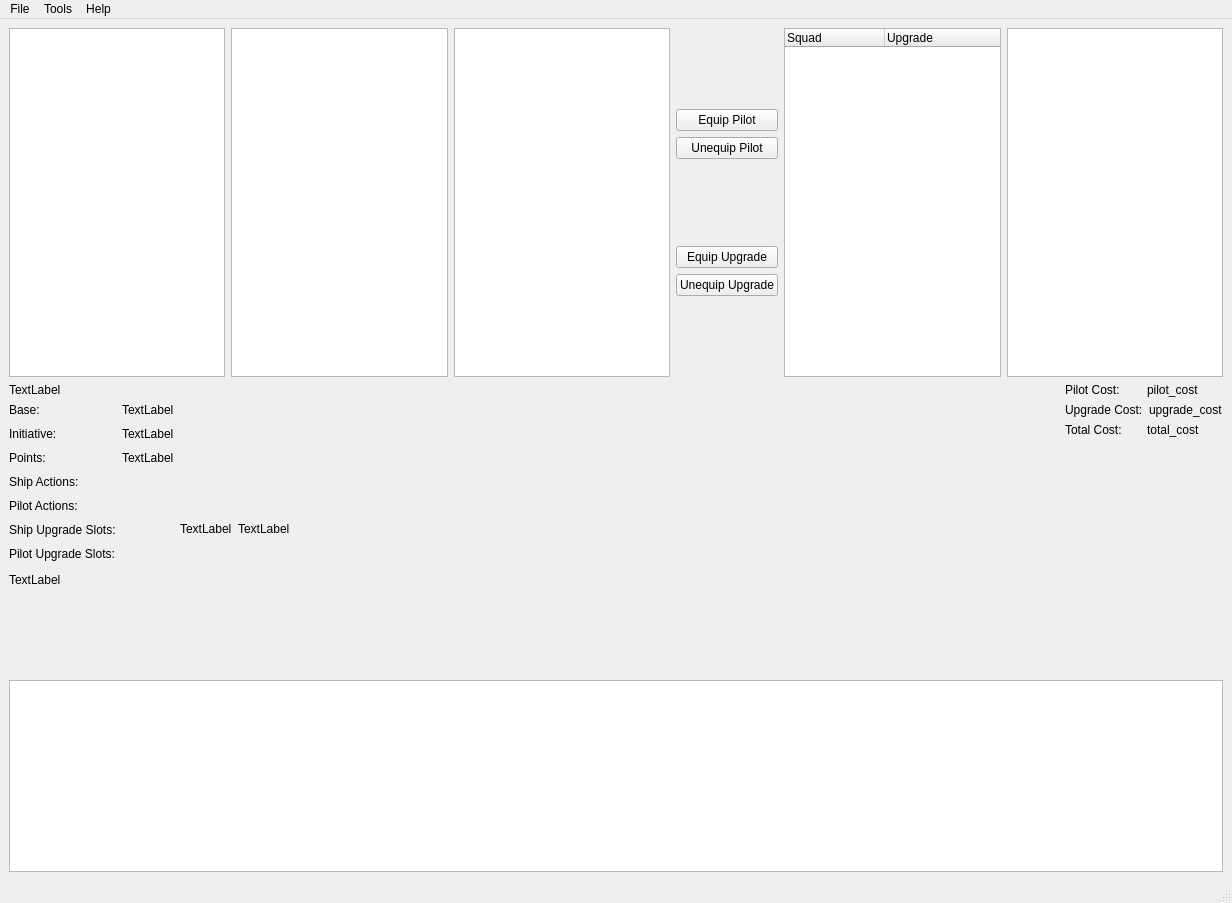
<?xml version="1.0" encoding="UTF-8"?>
<ui version="4.0">
 <class>MainWindow</class>
 <widget class="QMainWindow" name="MainWindow">
  <property name="geometry">
   <rect>
    <x>0</x>
    <y>0</y>
    <width>1232</width>
    <height>903</height>
   </rect>
  </property>
  <property name="windowTitle">
   <string>Template</string>
  </property>
  <property name="windowIcon">
   <iconset resource="resources.qrc">
    <normaloff>:/images/icon.png</normaloff>:/images/icon.png</iconset>
  </property>
  <widget class="QWidget" name="centralwidget">
   <layout class="QGridLayout" name="gridLayout" rowstretch="6,5,0">
    <item row="0" column="0">
     <layout class="QHBoxLayout" name="data_view_layout" stretch="0,0,0,0,0,0">
      <item>
       <widget class="QListWidget" name="faction_list_widget">
        <property name="toolTip">
         <string>Faction list</string>
        </property>
       </widget>
      </item>
      <item>
       <widget class="QListWidget" name="ship_list_widget">
        <property name="toolTip">
         <string>Ship List</string>
        </property>
       </widget>
      </item>
      <item>
       <widget class="QListWidget" name="pilot_list_widget">
        <property name="toolTip">
         <string>Pilot List
(Initiative) Pilot Name (Cost)</string>
        </property>
        <property name="dragEnabled">
         <bool>false</bool>
        </property>
        <property name="dragDropMode">
         <enum>QAbstractItemView::NoDragDrop</enum>
        </property>
        <property name="alternatingRowColors">
         <bool>false</bool>
        </property>
        <property name="selectionBehavior">
         <enum>QAbstractItemView::SelectItems</enum>
        </property>
        <property name="modelColumn">
         <number>0</number>
        </property>
       </widget>
      </item>
      <item>
       <layout class="QVBoxLayout" name="verticalLayout">
        <item>
         <spacer name="verticalSpacer">
          <property name="orientation">
           <enum>Qt::Vertical</enum>
          </property>
          <property name="sizeHint" stdset="0">
           <size>
            <width>20</width>
            <height>40</height>
           </size>
          </property>
         </spacer>
        </item>
        <item>
         <widget class="QPushButton" name="equip_pilot_push_button">
          <property name="text">
           <string>Equip Pilot</string>
          </property>
         </widget>
        </item>
        <item>
         <widget class="QPushButton" name="unequip_pilot_push_button">
          <property name="text">
           <string>Unequip Pilot</string>
          </property>
         </widget>
        </item>
        <item>
         <spacer name="verticalSpacer_2">
          <property name="orientation">
           <enum>Qt::Vertical</enum>
          </property>
          <property name="sizeHint" stdset="0">
           <size>
            <width>20</width>
            <height>40</height>
           </size>
          </property>
         </spacer>
        </item>
        <item>
         <widget class="QPushButton" name="equip_upgrade_push_button">
          <property name="text">
           <string>Equip Upgrade</string>
          </property>
         </widget>
        </item>
        <item>
         <widget class="QPushButton" name="unequip_upgrade_push_button">
          <property name="text">
           <string>Unequip Upgrade</string>
          </property>
         </widget>
        </item>
        <item>
         <spacer name="verticalSpacer_5">
          <property name="orientation">
           <enum>Qt::Vertical</enum>
          </property>
          <property name="sizeHint" stdset="0">
           <size>
            <width>20</width>
            <height>40</height>
           </size>
          </property>
         </spacer>
        </item>
       </layout>
      </item>
      <item>
       <widget class="QTreeWidget" name="squad_tree_widget">
        <column>
         <property name="text">
          <string>Squad</string>
         </property>
        </column>
        <column>
         <property name="text">
          <string>Upgrade</string>
         </property>
        </column>
       </widget>
      </item>
      <item>
       <widget class="QListWidget" name="upgrade_list_widget">
        <property name="toolTip">
         <string>Upgrade List
Upgrade Name (Cost)</string>
        </property>
       </widget>
      </item>
     </layout>
    </item>
    <item row="2" column="0">
     <widget class="QPlainTextEdit" name="logging_plain_text_edit">
      <property name="readOnly">
       <bool>true</bool>
      </property>
     </widget>
    </item>
    <item row="1" column="0">
     <layout class="QHBoxLayout" name="horizontalLayout">
      <item>
       <layout class="QVBoxLayout" name="ship_aggregate">
        <property name="spacing">
         <number>6</number>
        </property>
        <item>
         <widget class="QLabel" name="ship_name_label">
          <property name="text">
           <string>TextLabel</string>
          </property>
         </widget>
        </item>
        <item>
         <layout class="QGridLayout" name="ship_information_2">
          <property name="bottomMargin">
           <number>6</number>
          </property>
          <property name="verticalSpacing">
           <number>10</number>
          </property>
          <item row="6" column="0">
           <widget class="QLabel" name="label_9">
            <property name="text">
             <string>Ship Upgrade Slots:</string>
            </property>
           </widget>
          </item>
          <item row="3" column="0">
           <widget class="QLabel" name="label_6">
            <property name="text">
             <string>Points:</string>
            </property>
           </widget>
          </item>
          <item row="2" column="0">
           <widget class="QLabel" name="label_5">
            <property name="text">
             <string>Initiative:</string>
            </property>
           </widget>
          </item>
          <item row="1" column="1">
           <widget class="QLabel" name="base_label">
            <property name="text">
             <string>TextLabel</string>
            </property>
           </widget>
          </item>
          <item row="6" column="1">
           <layout class="QHBoxLayout" name="ship_upgrade_slot_layout"/>
          </item>
          <item row="3" column="1">
           <widget class="QLabel" name="points_label">
            <property name="text">
             <string>TextLabel</string>
            </property>
           </widget>
          </item>
          <item row="2" column="1">
           <widget class="QLabel" name="initiative_label">
            <property name="text">
             <string>TextLabel</string>
            </property>
           </widget>
          </item>
          <item row="4" column="0">
           <widget class="QLabel" name="label_7">
            <property name="text">
             <string>Ship Actions:</string>
            </property>
           </widget>
          </item>
          <item row="4" column="1">
           <layout class="QHBoxLayout" name="ship_action_layout"/>
          </item>
          <item row="5" column="0">
           <widget class="QLabel" name="label_8">
            <property name="text">
             <string>Pilot Actions:</string>
            </property>
           </widget>
          </item>
          <item row="5" column="1">
           <layout class="QHBoxLayout" name="pilot_action_layout"/>
          </item>
          <item row="1" column="0">
           <widget class="QLabel" name="label_4">
            <property name="text">
             <string>Base: </string>
            </property>
           </widget>
          </item>
          <item row="7" column="0">
           <widget class="QLabel" name="label_10">
            <property name="text">
             <string>Pilot Upgrade Slots:</string>
            </property>
           </widget>
          </item>
          <item row="7" column="1">
           <layout class="QHBoxLayout" name="pilot_upgrade_slot_layout">
            <property name="bottomMargin">
             <number>0</number>
            </property>
           </layout>
          </item>
         </layout>
        </item>
        <item>
         <widget class="QLabel" name="maneuver_image_label">
          <property name="text">
           <string>TextLabel</string>
          </property>
         </widget>
        </item>
        <item>
         <spacer name="verticalSpacer_4">
          <property name="orientation">
           <enum>Qt::Vertical</enum>
          </property>
          <property name="sizeHint" stdset="0">
           <size>
            <width>20</width>
            <height>40</height>
           </size>
          </property>
         </spacer>
        </item>
       </layout>
      </item>
      <item>
       <widget class="QLabel" name="pilot_image_label">
        <property name="maximumSize">
         <size>
          <width>1000</width>
          <height>1000</height>
         </size>
        </property>
        <property name="text">
         <string>TextLabel</string>
        </property>
       </widget>
      </item>
      <item>
       <widget class="QLabel" name="upgrade_image_label">
        <property name="maximumSize">
         <size>
          <width>1000</width>
          <height>1000</height>
         </size>
        </property>
        <property name="text">
         <string>TextLabel</string>
        </property>
       </widget>
      </item>
      <item>
       <spacer name="horizontalSpacer">
        <property name="orientation">
         <enum>Qt::Horizontal</enum>
        </property>
        <property name="sizeHint" stdset="0">
         <size>
          <width>40</width>
          <height>20</height>
         </size>
        </property>
       </spacer>
      </item>
      <item>
       <layout class="QVBoxLayout" name="verticalLayout_2">
        <item>
         <layout class="QHBoxLayout" name="horizontalLayout_2">
          <item>
           <widget class="QLabel" name="label">
            <property name="text">
             <string>Pilot Cost:</string>
            </property>
           </widget>
          </item>
          <item>
           <widget class="QLabel" name="total_pilot_cost_label">
            <property name="text">
             <string>pilot_cost</string>
            </property>
           </widget>
          </item>
         </layout>
        </item>
        <item>
         <layout class="QHBoxLayout" name="horizontalLayout_3">
          <item>
           <widget class="QLabel" name="label_2">
            <property name="text">
             <string>Upgrade Cost:</string>
            </property>
           </widget>
          </item>
          <item>
           <widget class="QLabel" name="total_upgrade_cost">
            <property name="text">
             <string>upgrade_cost</string>
            </property>
           </widget>
          </item>
         </layout>
        </item>
        <item>
         <layout class="QHBoxLayout" name="horizontalLayout_4">
          <item>
           <widget class="QLabel" name="label_3">
            <property name="text">
             <string>Total Cost:</string>
            </property>
           </widget>
          </item>
          <item>
           <widget class="QLabel" name="total_cost_label">
            <property name="text">
             <string>total_cost</string>
            </property>
           </widget>
          </item>
         </layout>
        </item>
        <item>
         <spacer name="verticalSpacer_3">
          <property name="orientation">
           <enum>Qt::Vertical</enum>
          </property>
          <property name="sizeHint" stdset="0">
           <size>
            <width>20</width>
            <height>40</height>
           </size>
          </property>
         </spacer>
        </item>
       </layout>
      </item>
     </layout>
    </item>
   </layout>
  </widget>
  <widget class="QMenuBar" name="menubar">
   <property name="geometry">
    <rect>
     <x>0</x>
     <y>0</y>
     <width>1232</width>
     <height>22</height>
    </rect>
   </property>
   <widget class="QMenu" name="menuFile">
    <property name="title">
     <string>File</string>
    </property>
    <addaction name="separator"/>
    <addaction name="action_open_settings_window"/>
    <addaction name="action_exit"/>
   </widget>
   <widget class="QMenu" name="menuHelp">
    <property name="title">
     <string>Help</string>
    </property>
    <addaction name="action_about"/>
   </widget>
   <widget class="QMenu" name="menuTools">
    <property name="title">
     <string>Tools</string>
    </property>
    <addaction name="action_definition_form"/>
    <addaction name="action_upgrade_form"/>
    <addaction name="action_reload_data"/>
   </widget>
   <addaction name="menuFile"/>
   <addaction name="menuTools"/>
   <addaction name="menuHelp"/>
  </widget>
  <widget class="QStatusBar" name="statusbar"/>
  <action name="action_about">
   <property name="text">
    <string>About</string>
   </property>
  </action>
  <action name="action_exit">
   <property name="text">
    <string>Exit</string>
   </property>
  </action>
  <action name="action_open_settings_window">
   <property name="text">
    <string>Settings</string>
   </property>
  </action>
  <action name="action_definition_form">
   <property name="text">
    <string>Definition Form</string>
   </property>
   <property name="shortcut">
    <string>Ctrl+D</string>
   </property>
  </action>
  <action name="action_upgrade_form">
   <property name="text">
    <string>Upgrade Form</string>
   </property>
   <property name="shortcut">
    <string>Ctrl+U</string>
   </property>
  </action>
  <action name="action_reload_data">
   <property name="text">
    <string>Reload Data</string>
   </property>
   <property name="shortcut">
    <string>Ctrl+R</string>
   </property>
  </action>
 </widget>
 <resources>
  <include location="resources.qrc"/>
 </resources>
 <connections/>
</ui>
